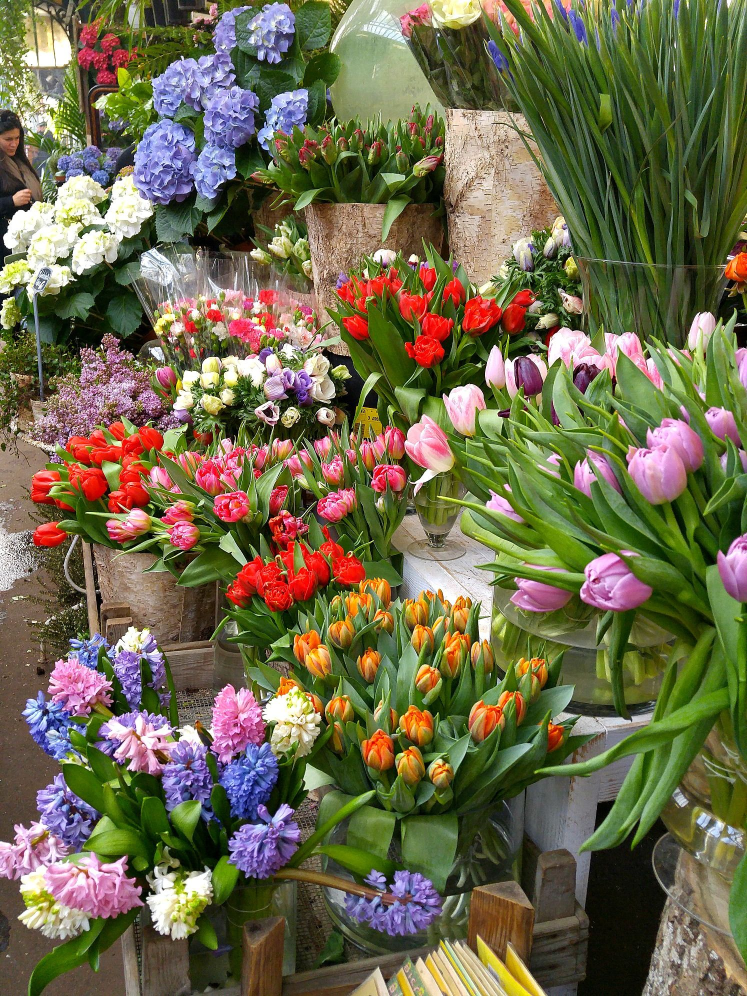
#> input picture foto1.jpg, 1494 x 1992 px (shown at 1/2 size)
$ python imageavarage.py
#> lines starting #> are read from the running program, lines starting #| are printed output that depends on the picture
import cv2
import numpy as np

# Load the images
img1 = cv2.imread('foto1.jpg')
#> img1 is the input picture: shape (1992, 1494, 3); mean B, G, R 76.1, 106.1, 111.2
img1 = cv2.resize(img1, (400, 500 ))
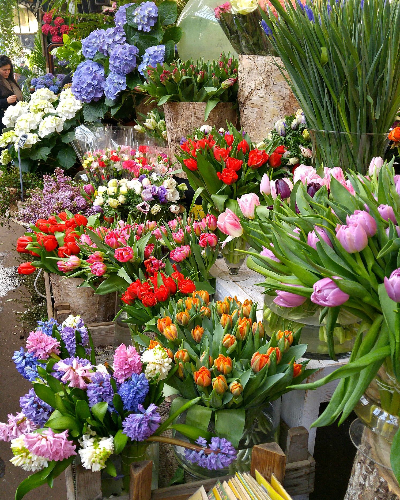
#> img1: shape (500, 400, 3); mean B, G, R 76, 105.9, 111.1
img2 = cv2.imread('foto2.jpg')
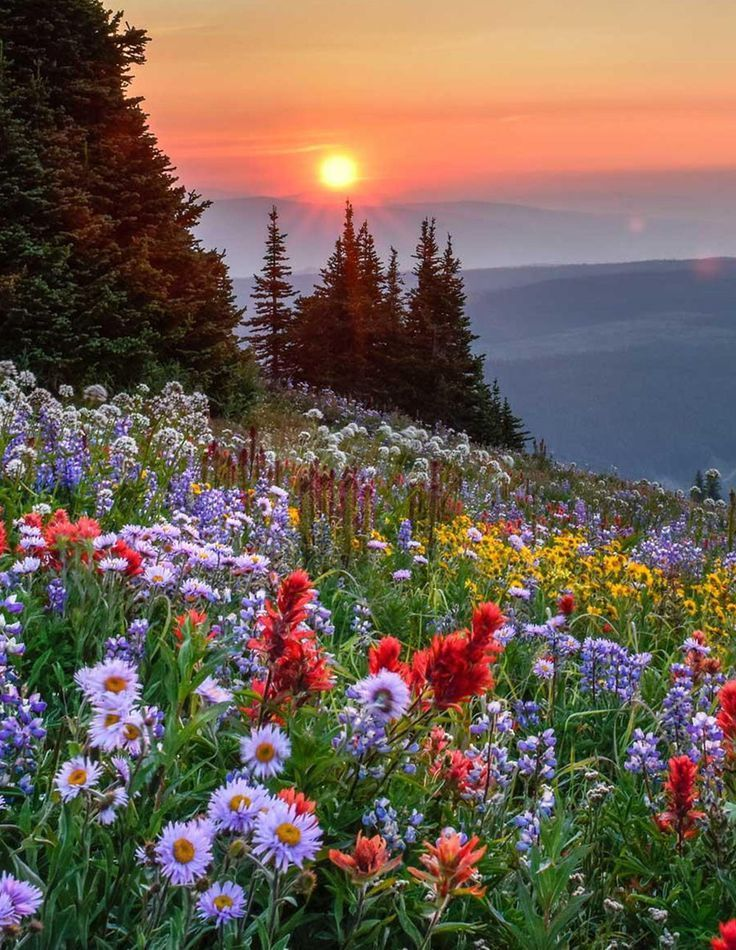
#> input picture foto2.jpg, 736 x 950 px
#> img2 is the input picture: shape (950, 736, 3); mean B, G, R 81.4, 95, 112.9
img2 = cv2.resize(img2, (400, 500 ))
#> img2: shape (500, 400, 3)

# Convert the images to grayscale
gray1 = cv2.cvtColor(img1, cv2.COLOR_BGR2GRAY)
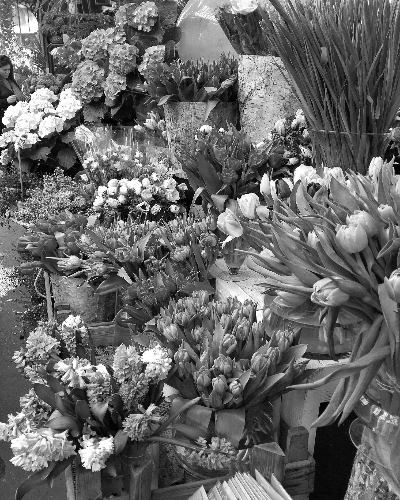
#> gray1: shape (500, 400); min 0, max 255, mean 104.1
gray2 = cv2.cvtColor(img2, cv2.COLOR_BGR2GRAY)
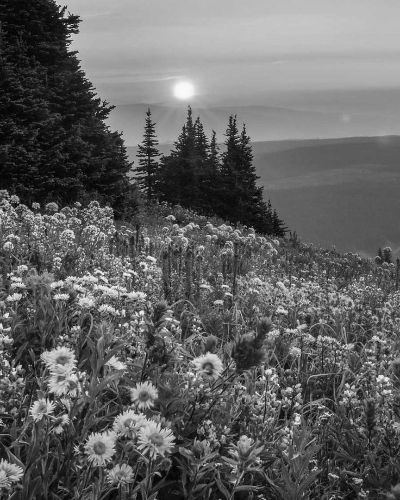
#> gray2: shape (500, 400); min 1, max 251, mean 98.7

# Compute the average image
avg_img = np.zeros(gray1.shape, dtype=np.float32)
avg_img += gray1.astype(np.float32)
avg_img += gray2.astype(np.float32)
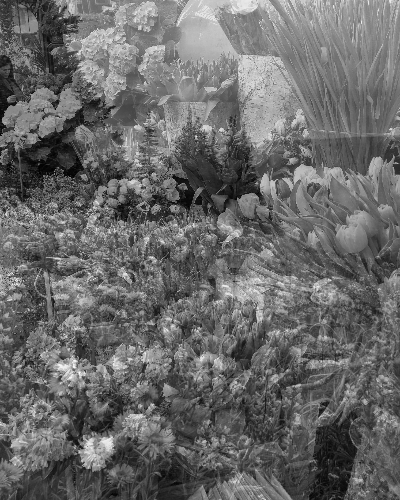
#> avg_img: shape (500, 400) float32; min 7, max 480, mean 202.8; drawn with min black and max white
avg_img /= 3.0
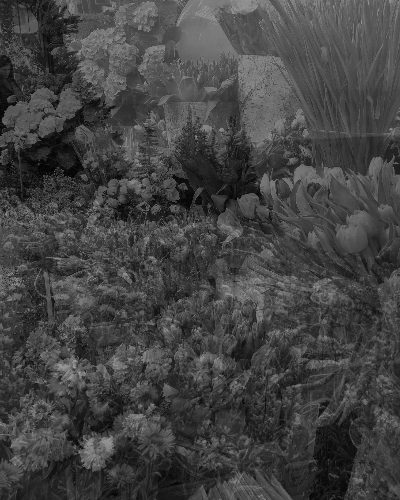
#> avg_img: shape (500, 400) float32; min 2.33, max 160, mean 67.6
avg_img = avg_img.astype(np.uint8)

# Display the original images and the average image
cv2.imshow('Image 1', img1)
cv2.imshow('Image 2', img2)
cv2.imshow('Average Image', avg_img)
cv2.waitKey(0)
cv2.destroyAllWindows()
